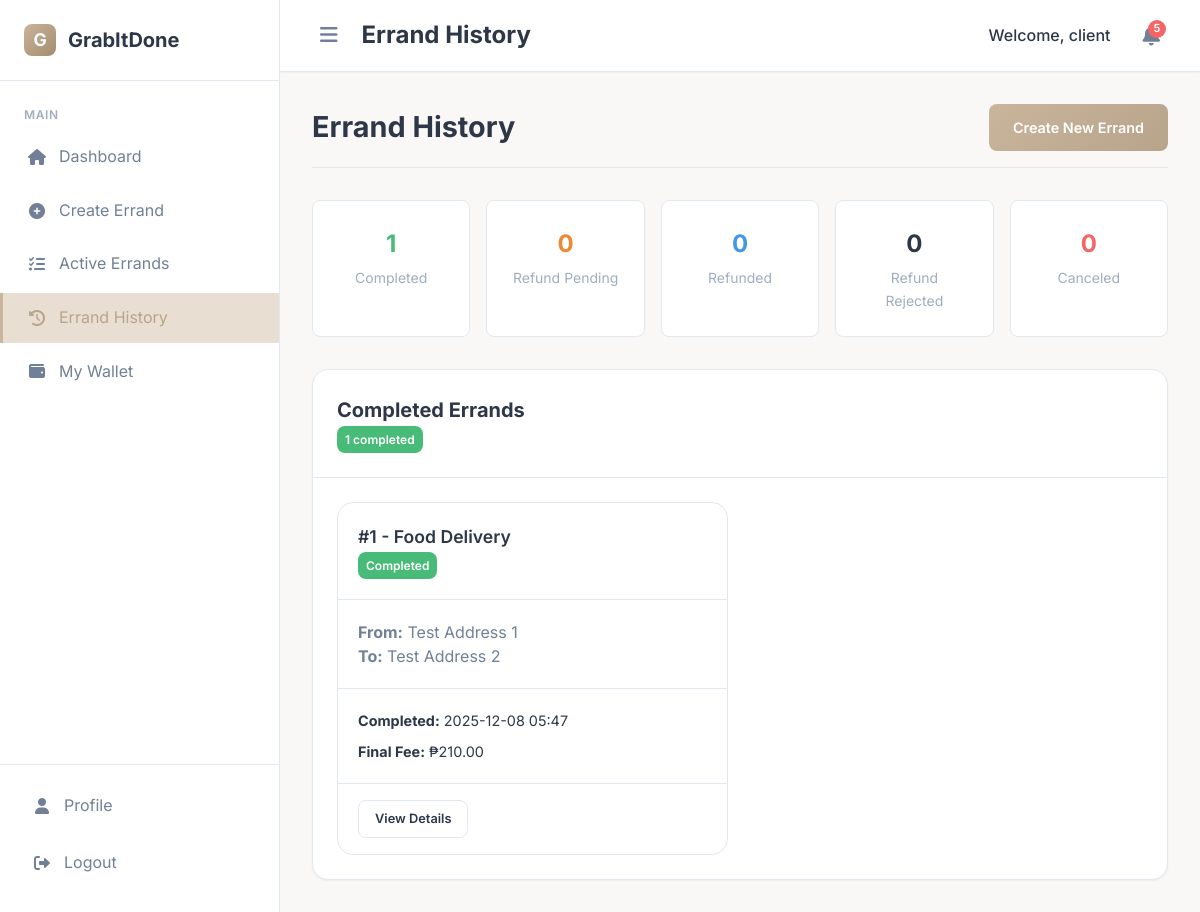
Page /errand_history (signed in) on the committed database.
### app/models.py (models this page shows, shortened)
class Errand(db.Model):
    id = db.Column(db.Integer, primary_key=True)
    category = db.Column(db.String(100), nullable=False)
    description = db.Column(db.Text, nullable=False)
    pickup_address = db.Column(db.String(200), nullable=False)
    dropoff_address = db.Column(db.String(200), nullable=False)
    barangay = db.Column(db.String(100), nullable=False)
    preferred_time = db.Column(db.DateTime)
    proposed_fee = db.Column(db.Float, nullable=False)
    final_fee = db.Column(db.Float)
    status = db.Column(db.String(20), default='Pending')
    client_id = db.Column(db.Integer, db.ForeignKey('user.id'), nullable=False)
    runner_id = db.Column(db.Integer, db.ForeignKey('user.id'))
    payment_id = db.Column(db.Integer, db.ForeignKey('payment.id'))
    created_at = db.Column(db.DateTime, default=datetime.utcnow)
    updated_at = db.Column(db.DateTime, default=datetime.utcnow, onupdate=datetime.utcnow)
    accepted_at = db.Column(db.DateTime)
    completed_at = db.Column(db.DateTime)
    payment = db.relationship('Payment', backref='errand_payment', foreign_keys=[payment_id])

### app/routes.py (the view)
@bp.route('/errand_history')
@login_required('client')
def errand_history():
    user = User.query.get(session['user_id'])
    if not user.verified and user.verification_status != 'approved':
        flash('You need to verify your account to view errand history.', 'error')
        return redirect(url_for('main.verification'))
    completed_errands = Errand.query.filter_by(
        client_id=session['user_id'],
        status='Completed'
    ).order_by(Errand.completed_at.desc()).all()
    canceled_errands = Errand.query.filter_by(
        client_id=session['user_id'],
        status='Canceled'
    ).order_by(Errand.created_at.desc()).all()
    refunded_errands = []
    refund_pending_errands = []
    refund_rejected_errands = []
    true_completed_errands = []
    for errand in completed_errands:
        refund_status = get_errand_refund_status(errand.id)
        if refund_status == 'refunded':
            refunded_errands.append(errand)
        elif refund_status == 'refund_pending':
            refund_pending_errands.append(errand)
        elif refund_status == 'refund_rejected':
            refund_rejected_errands.append(errand)
        else:
            true_completed_errands.append(errand)
    total_spent = sum((e.final_fee or e.proposed_fee) for e in completed_errands if (e.final_fee or e.proposed_fee) is not None)
    return render_template('client/errand_history.html',
                        user=user,
                        completed_errands=true_completed_errands,
                        refunded_errands=refunded_errands,
                        refund_pending_errands=refund_pending_errands,
                        refund_rejected_errands=refund_rejected_errands,
                        canceled_errands=canceled_errands,
                        total_spent=total_spent)

### app/routes.py (called while the page is built, shortened)
def validate_session():
    if 'user_id' not in session:
        return False
    session_hash = session.get('session_id')
    cookie_session = request.cookies.get('user_session')
    if not session_hash or not cookie_session:
        return False
    expected_cookie = f"{session['user_id']}_{session_hash}"
    return cookie_session == expected_cookie

def get_errand_refund_status(errand_id):
    refund_request = WalletTransaction.query.filter(
        WalletTransaction.transaction_type.in_(['refund_request', 'refund']),
        WalletTransaction.description.like(f'%errand #{errand_id}%')
    ).order_by(WalletTransaction.created_at.desc()).first()
    return None

### app/templates/client/errand_history.html (shortened to what this page needs)
{% extends 'base.html' %}
{% block header_title %}Errand History{% endblock %}
{% block content %}
<div class="page-header">
    <h1 style="margin: 0; font-size: 1.8rem;">Errand History</h1>
    <a href="{{ url_for('main.create_errand') }}" class="btn btn-primary">Create New Errand</a>
</div>
<div class="history-stats">
    <div class="stat-card-history">
        <div class="stat-value-history" style="color: var(--success);">{{ completed_errands|length }}</div>
        <div class="stat-label-history">Completed</div>
    </div>
    <div class="stat-card-history">
        <div class="stat-value-history" style="color: var(--warning);">{{ refund_pending_errands|length }}</div>
        <div class="stat-label-history">Refund Pending</div>
    </div>
    <div class="stat-card-history">
        <div class="stat-value-history" style="color: var(--info);">{{ refunded_errands|length }}</div>
        <div class="stat-label-history">Refunded</div>
    </div>
    <div class="stat-card-history">
        <div class="stat-value-history" style="color: var(--error-light);">{{ refund_rejected_errands|length }}</div>
        <div class="stat-label-history">Refund Rejected</div>
    </div>
    <div class="stat-card-history">
        <div class="stat-value-history" style="color: var(--error);">{{ canceled_errands|length }}</div>
        <div class="stat-label-history">Canceled</div>
    </div>
</div>
<div class="card">
    <div class="card-header">
        <h2 class="card-title">Completed Errands</h2>
        <span class="badge badge-success">{{ completed_errands|length }} completed</span>
    </div>
    <div class="card-body">
        {% if completed_errands %}
        <div class="errand-grid">
            {% for errand in completed_errands %}
            <div class="errand-card">
                <div class="errand-header">
                    <div>
                        <h3 class="errand-title">#{{ errand.id }} - {{ errand.category }}</h3>
                        <span class="badge badge-completed">
                            Completed
                        </span>
                    </div>
                </div>
                <div class="errand-meta">
                    <strong>From:</strong> {{ errand.pickup_address }}<br>
                    <strong>To:</strong> {{ errand.dropoff_address }}
                </div>
                <div class="errand-details">
                    <div><strong>Completed:</strong> {{ errand.completed_at.strftime('%Y-%m-%d %H:%M') if errand.completed_at else 'N/A' }}</div>
                    <div><strong>Final Fee:</strong> ₱{{ "%.2f"|format(errand.final_fee or errand.proposed_fee) }}</div>
                </div>
                <div class="errand-actions">
                    <a href="{{ url_for('main.view_errand', errand_id=errand.id) }}" class="btn btn-secondary btn-sm">
                        View Details
                    </a>
                </div>
            </div>
            {% endfor %}
        </div>
        {% endif %}
    </div>
</div>
{% endblock %}

### app/templates/base.html (style rules this page uses)
:root { --primary: #C9B59C; --primary-dark: #B8A48B; --primary-light: #E8DED1; --secondary: #D9CFC7; --accent: #A58C6D; --background: #F9F8F6; --surface: #FFFFFF; --text-primary: #2D3748; --text-secondary: #718096; --text-muted: #A0AEC0; --border: #E2E8F0; --success: #48BB78; --warning: #ED8936; --error: #F56565; --info: #4299E1; --shadow-sm: 0 1px 2px 0 rgba(0, 0, 0, 0.05); --shadow: 0 1px 3px 0 rgba(0, 0, 0, 0.1), 0 1px 2px 0 rgba(0, 0, 0, 0.06); --shadow-md: 0 4px 6px -1px rgba(0, 0, 0, 0.1), 0 2px 4px -1px rgba(0, 0, 0, 0.06); --shadow-lg: 0 10px 15px -3px rgba(0, 0, 0, 0.1), 0 4px 6px -2px rgba(0, 0, 0, 0.05); --radius: 8px; --radius-lg: 16px; --sidebar-width: 280px; --sidebar-width-collapsed: 70px; }
* { margin: 0; padding: 0; box-sizing: border-box; }
body { font-family: 'Inter', sans-serif; line-height: 1.6; color: var(--text-primary); background: var(--background); min-height: 100vh; }
.btn { display: inline-flex; align-items: center; justify-content: center; gap: 0.5rem; padding: 0.75rem 1.5rem; border: none; border-radius: var(--radius); font-weight: 600; font-size: 0.9rem; text-decoration: none; cursor: pointer; font-family: inherit; }
.btn-primary { background: linear-gradient(135deg, var(--primary), var(--primary-dark)); color: white; }
.btn-secondary { background: var(--surface); color: var(--text-primary); border: 1px solid var(--border); }
.btn-sm { padding: 0.5rem 1rem; font-size: 0.8rem; }
.card { background: var(--surface); border-radius: var(--radius-lg); box-shadow: var(--shadow-sm); border: 1px solid var(--border); }
.card-header { padding: 1.5rem; border-bottom: 1px solid var(--border); }
.card-title { font-size: 1.25rem; font-weight: 700; margin: 0; }
.card-body { padding: 1.5rem; }

### app/templates/client/errand_history.html (style rules this page uses)
.page-header { display: flex; justify-content: space-between; align-items: center; margin-bottom: 2rem; padding-bottom: 1rem; border-bottom: 1px solid var(--border); }
.errand-grid { display: grid; grid-template-columns: repeat(auto-fill, minmax(350px, 1fr)); gap: 1.5rem; }
.errand-card { background: var(--surface); border-radius: var(--radius-lg); border: 1px solid var(--border); transition: var(--transition); }
.errand-header { padding: 1.25rem; border-bottom: 1px solid var(--border); display: flex; justify-content: space-between; align-items: flex-start; }
.errand-title { font-size: 1.1rem; font-weight: 600; margin: 0; }
.errand-meta { padding: 1.25rem; border-bottom: 1px solid var(--border); color: var(--text-secondary); line-height: 1.5; }
.errand-details { padding: 1.25rem; display: grid; gap: 0.5rem; font-size: 0.9rem; }
.errand-actions { padding: 1rem 1.25rem; border-top: 1px solid var(--border); }
.history-stats { display: grid; grid-template-columns: repeat(auto-fit, minmax(150px, 1fr)); gap: 1rem; margin: 2rem 0; }
.stat-card-history { background: var(--surface); padding: 1.5rem; border-radius: var(--radius); text-align: center; border: 1px solid var(--border); }
.stat-value-history { font-size: 1.5rem; font-weight: 700; margin-bottom: 0.25rem; }
.stat-label-history { font-size: 0.875rem; color: var(--text-muted); }
.badge { display: inline-block; padding: 0.25rem 0.5rem; border-radius: var(--radius); font-size: 0.75rem; font-weight: 600; }
.badge-success { background: var(--success); color: white; }
.badge-completed { background: var(--success); color: white; }

### rows in the picture
Errand: id "1", category "Food Delivery", pickup_address "Test Address 1", dropoff_address "Test Address 2", completed_at "2025-12-08 05:47", final_fee "210.00"

### other values in the picture
{{ session.get('username') }} "client"
{{ unread_notification_count }} "5"
{{ completed_errands|length }} "1"
{{ refund_pending_errands|length }} "0"
{{ refunded_errands|length }} "0"
{{ refund_rejected_errands|length }} "0"
{{ canceled_errands|length }} "0"
